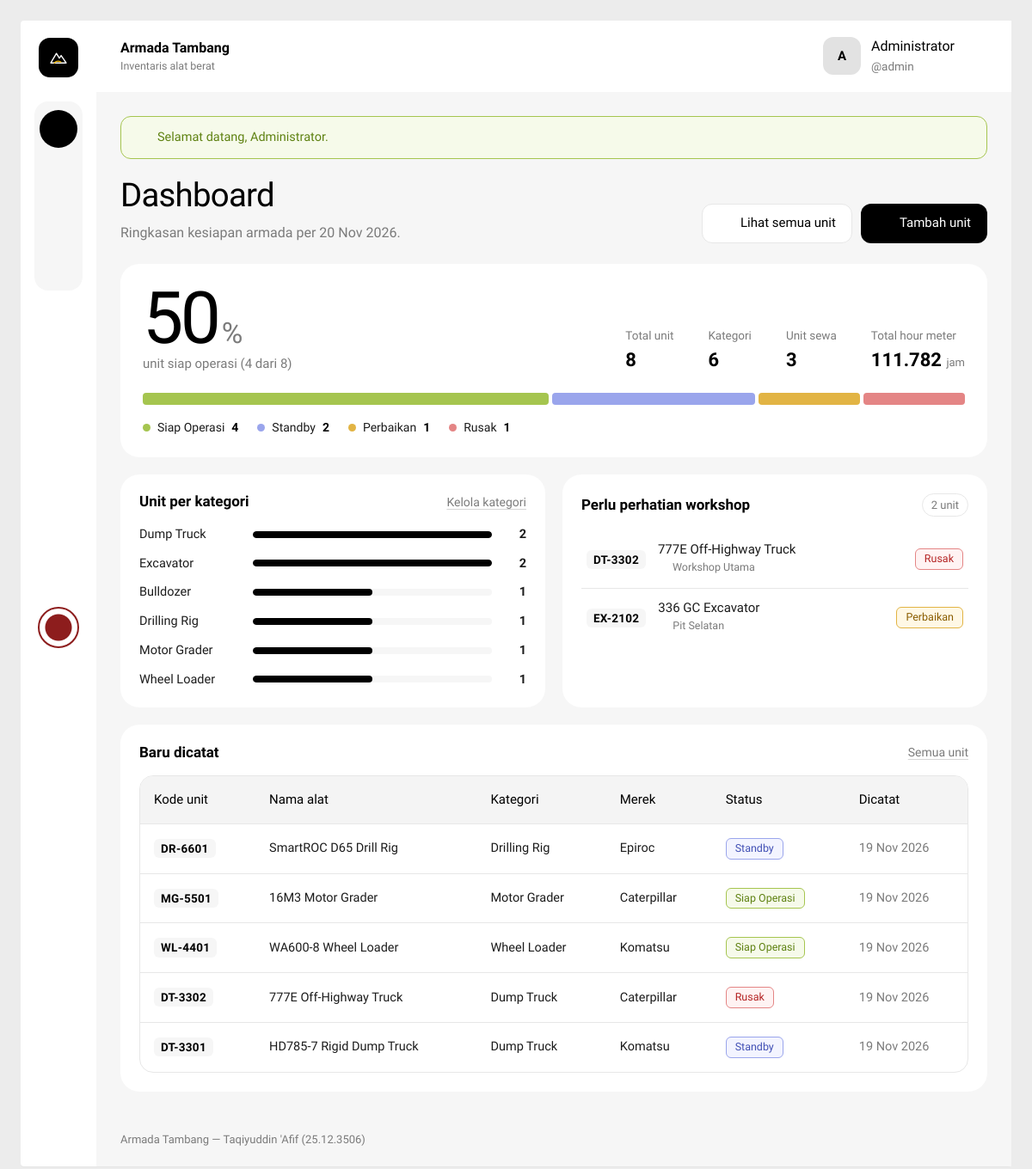
/dashboard.php (signed in), run on the app's committed database.
### tables this page shows
CREATE TABLE `alat` (
  `id_alat` int(11) NOT NULL,
  `kode_unit` varchar(20) NOT NULL,
  `nama_alat` varchar(120) NOT NULL,
  `merek` varchar(60) NOT NULL,
  `id_kategori` int(11) NOT NULL,
  `nomor_seri` varchar(40) NOT NULL,
  `lokasi` varchar(100) NOT NULL,
  `jam_operasi` int(10) UNSIGNED NOT NULL DEFAULT 0,
  `kepemilikan` enum('Milik Sendiri','Sewa') NOT NULL DEFAULT 'Milik Sendiri',
  `status` enum('Siap Operasi','Standby','Perbaikan','Rusak') NOT NULL DEFAULT 'Siap Operasi',
  `tanggal_perolehan` date NOT NULL,
  `catatan` text DEFAULT NULL,
  `foto` varchar(255) DEFAULT NULL,
  `created_at` timestamp NOT NULL DEFAULT current_timestamp()
);

CREATE TABLE `kategori` (
  `id_kategori` int(11) NOT NULL,
  `nama_kategori` varchar(80) NOT NULL,
  `deskripsi` text DEFAULT NULL
);

### dashboard.php (the view, shortened to what this page needs)
<?php
require_once __DIR__ . '/includes/init.php';
$total_unit = (int) scalar($conn, 'SELECT COUNT(*) FROM alat');
$total_kategori = (int) scalar($conn, 'SELECT COUNT(*) FROM kategori');
$total_jam = (int) scalar($conn, 'SELECT COALESCE(SUM(jam_operasi),0) FROM alat');
$unit_sewa = (int) scalar($conn, "SELECT COUNT(*) FROM alat WHERE kepemilikan = 'Sewa'");
$jumlah_status = [];
foreach (daftar_status() as $status => $kelas) {
    $jumlah_status[$status] = 0;
}
$hasil = $conn->query('SELECT status, COUNT(*) AS jml FROM alat GROUP BY status');
while ($row = $hasil->fetch_assoc()) {
    $jumlah_status[$row['status']] = (int) $row['jml'];
}
$siap = $jumlah_status['Siap Operasi'];
$ketersediaan = $total_unit > 0 ? round($siap / $total_unit * 100) : 0;
$per_kategori = $conn->query(
    'SELECT k.nama_kategori, COUNT(a.id_alat) AS jml
     FROM kategori k LEFT JOIN alat a ON a.id_kategori = k.id_kategori
     GROUP BY k.id_kategori, k.nama_kategori
     ORDER BY jml DESC, k.nama_kategori'
)->fetch_all(MYSQLI_ASSOC);
$maks_kategori = 1;
foreach ($per_kategori as $k) {
    $maks_kategori = max($maks_kategori, (int) $k['jml']);
}
$perhatian = $conn->query(
    "SELECT a.id_alat, a.kode_unit, a.nama_alat, a.lokasi, a.status, k.nama_kategori
     FROM alat a JOIN kategori k ON k.id_kategori = a.id_kategori
     WHERE a.status IN ('Perbaikan','Rusak')
     ORDER BY FIELD(a.status,'Rusak','Perbaikan'), a.kode_unit"
)->fetch_all(MYSQLI_ASSOC);
$terbaru = $conn->query(
    'SELECT a.id_alat, a.kode_unit, a.nama_alat, a.merek, a.status, a.created_at, k.nama_kategori
     FROM alat a JOIN kategori k ON k.id_kategori = a.id_kategori
     ORDER BY a.created_at DESC, a.id_alat DESC LIMIT 5'
)->fetch_all(MYSQLI_ASSOC);
require __DIR__ . '/includes/header.php';
?>
<div class="page-head">
  <div>
    <h1>Dashboard</h1>
    <p class="muted">Ringkasan kesiapan armada per <?= e(format_tanggal(date('Y-m-d'))) ?>.</p>
  </div>
  <div class="head-actions">
    <a href="alat.php" class="btn btn-outline"><?= icon('truck', 18) ?> Lihat semua unit</a>
    <a href="alat_form.php" class="btn btn-dark"><?= icon('plus', 18) ?> Tambah unit</a>
  </div>
</div>
<section class="panel availability">
  <div class="avail-top">
    <div class="avail-figure">
      <span class="avail-number"><?= $ketersediaan ?><small>%</small></span>
      <span class="muted">unit siap operasi (<?= $siap ?> dari <?= $total_unit ?>)</span>
    </div>
    <dl class="avail-facts">
      <div><dt>Total unit</dt><dd><?= format_angka($total_unit) ?></dd></div>
      <div><dt>Kategori</dt><dd><?= format_angka($total_kategori) ?></dd></div>
      <div><dt>Unit sewa</dt><dd><?= format_angka($unit_sewa) ?></dd></div>
      <div><dt>Total hour meter</dt><dd><?= format_angka($total_jam) ?> <small>jam</small></dd></div>
    </dl>
  </div>
  <div class="statusbar" role="img" aria-label="Komposisi status unit">
    <?php foreach ($jumlah_status as $status => $jml): ?>
      <?php if ($jml > 0): ?>
        <span class="seg seg-<?= daftar_status()[$status] ?>" style="flex-grow: <?= $jml ?>" title="<?= e($status) ?>: <?= $jml ?> unit"></span>
      <?php endif; ?>
    <?php endforeach; ?>
  </div>
  <ul class="legend">
    <?php foreach ($jumlah_status as $status => $jml): ?>
      <li>
        <a href="alat.php?status=<?= urlencode($status) ?>">
          <span class="dot dot-<?= daftar_status()[$status] ?>"></span>
          <?= e($status) ?> <strong><?= $jml ?></strong>
        </a>
      </li>
    <?php endforeach; ?>
  </ul>
</section>
<div class="grid-2">
  <section class="panel">
    <div class="panel-head">
      <h2>Unit per kategori</h2>
      <a href="kategori.php" class="link">Kelola kategori</a>
    </div>
    <?php if (!$per_kategori): ?>
      <p class="empty">Belum ada kategori. <a href="kategori.php" class="link">Buat kategori pertama</a>.</p>
    <?php else: ?>
      <ul class="bars">
        <?php foreach ($per_kategori as $k): ?>
          <li>
            <span class="bars-label"><?= e($k['nama_kategori']) ?></span>
            <span class="bars-track"><span style="width: <?= round($k['jml'] / $maks_kategori * 100) ?>%"></span></span>
            <span class="bars-val"><?= (int) $k['jml'] ?></span>
          </li>
        <?php endforeach; ?>
      </ul>
    <?php endif; ?>
  </section>
  <section class="panel">
    <div class="panel-head">
      <h2>Perlu perhatian workshop</h2>
      <span class="count-tag"><?= count($perhatian) ?> unit</span>
    </div>
    <?php if (!$perhatian): ?>
      <p class="empty">Tidak ada unit yang sedang diperbaiki atau rusak.</p>
    <?php else: ?>
      <ul class="watchlist">
        <?php foreach ($perhatian as $p): ?>
          <li>
            <a href="alat_form.php?id=<?= (int) $p['id_alat'] ?>">
              <span class="unit-code"><?= e($p['kode_unit']) ?></span>
              <span class="watch-main">
                <strong><?= e($p['nama_alat']) ?></strong>
                <small><?= icon('pin', 13) ?> <?= e($p['lokasi']) ?></small>
              </span>
              <?= badge_status($p['status']) ?>
            </a>
          </li>
        <?php endforeach; ?>
      </ul>
    <?php endif; ?>
  </section>
</div>
<section class="panel">
  <div class="panel-head">
    <h2>Baru dicatat</h2>
    <a href="alat.php" class="link">Semua unit</a>
  </div>
  <?php if (!$terbaru): ?>
    <p class="empty">Belum ada unit tercatat. <a href="alat_form.php" class="link">Tambah unit pertama</a>.</p>
  <?php else: ?>
    <div class="table-wrap">
      <table class="table">
        <thead><tr><th>Kode unit</th><th>Nama alat</th><th>Kategori</th><th>Merek</th><th>Status</th><th>Dicatat</th></tr></thead>
        <tbody>
          <?php foreach ($terbaru as $t): ?>
            <tr>
              <td><span class="unit-code"><?= e($t['kode_unit']) ?></span></td>
              <td><?= e($t['nama_alat']) ?></td>
              <td><?= e($t['nama_kategori']) ?></td>
              <td><?= e($t['merek']) ?></td>
              <td><?= badge_status($t['status']) ?></td>
              <td class="muted"><?= e(format_tanggal(substr($t['created_at'], 0, 10))) ?></td>
            </tr>
          <?php endforeach; ?>
        </tbody>
      </table>
    </div>
  <?php endif; ?>
</section>
<?php require __DIR__ . '/includes/footer.php'; ?>

### includes/functions.php (shortened to what this page needs)
<?php
function e($teks)
{
    return htmlspecialchars((string) $teks, ENT_QUOTES, 'UTF-8');
}
function scalar($conn, $sql)
{
    $hasil = $conn->query($sql)->fetch_row();
    return $hasil ? $hasil[0] : 0;
}
function daftar_status()
{
    return [
        'Siap Operasi' => 'ok',
        'Standby'      => 'idle',
        'Perbaikan'    => 'repair',
        'Rusak'        => 'down',
    ];
}
function badge_status($status)
{
    $peta = daftar_status();
    $kelas = isset($peta[$status]) ? $peta[$status] : 'idle';
    return '<span class="pill pill-' . $kelas . '">' . e($status) . '</span>';
}
function format_tanggal($tanggal)
{
    $bulan = [1 => 'Jan', 'Feb', 'Mar', 'Apr', 'Mei', 'Jun', 'Jul', 'Agu', 'Sep', 'Okt', 'Nov', 'Des'];
    $t = strtotime($tanggal);
    return date('j', $t) . ' ' . $bulan[(int) date('n', $t)] . ' ' . date('Y', $t);
}
function format_angka($angka)
{
    return number_format((int) $angka, 0, ',', '.');
}
function icon($nama, $ukuran = 20)
{
    $isi = isset($path[$nama]) ? $path[$nama] : '';
    return '<svg class="ic" width="' . $ukuran . '" height="' . $ukuran . '" viewBox="0 0 24 24" fill="none" stroke="currentColor" stroke-width="1.6" stroke-linecap="round" stroke-linejoin="round" aria-hidden="true">' . $isi . '</svg>';
}
function logo_mark()
{
    return '<svg viewBox="0 0 32 32" width="22" height="22" aria-hidden="true"><path d="M3 25 12.5 9l5 8 3-4.5L29 25Z" fill="none" stroke="currentColor" stroke-width="2" stroke-linejoin="round"/><path d="M9 25c3-3.2 7.5-3.6 11-1.6" fill="none" stroke="#f2b705" stroke-width="2" stroke-linecap="round"/></svg>';
}

### data on the page
alat: kode_unit "DT-3302", nama_alat "777E Off-Highway Truck", $ukuran 13 (drawn), lokasi "Workshop Utama", status "Rusak", id_kategori.nama_kategori "Dump Truck", merek "Caterpillar", created_at "19 Nov 2026"
alat: kode_unit "EX-2102", nama_alat "336 GC Excavator", $ukuran 13 (drawn), lokasi "Pit Selatan", status "Perbaikan"
alat: kode_unit "DR-6601", nama_alat "SmartROC D65 Drill Rig", id_kategori.nama_kategori "Drilling Rig", merek "Epiroc", status "Standby", created_at "19 Nov 2026"
alat: kode_unit "MG-5501", nama_alat "16M3 Motor Grader", id_kategori.nama_kategori "Motor Grader", merek "Caterpillar", status "Siap Operasi", created_at "19 Nov 2026"
alat: kode_unit "WL-4401", nama_alat "WA600-8 Wheel Loader", id_kategori.nama_kategori "Wheel Loader", merek "Komatsu", status "Siap Operasi", created_at "19 Nov 2026"
alat: kode_unit "DT-3301", nama_alat "HD785-7 Rigid Dump Truck", id_kategori.nama_kategori "Dump Truck", merek "Komatsu", status "Standby", created_at "19 Nov 2026"

### other printed values
inisial($nama_user) "A"
$nama_user "Administrator"
$username "admin"
$flash['pesan'] "Selamat datang, Administrator."
$ketersediaan "50"
$siap "4"
$total_unit "8"
format_angka($total_unit) "8"
format_angka($total_kategori) "6"
format_angka($unit_sewa) "3"
format_angka($total_jam) "111.782"
$status "Siap Operasi"
$jml "4"
$status "Standby"
$jml "2"
